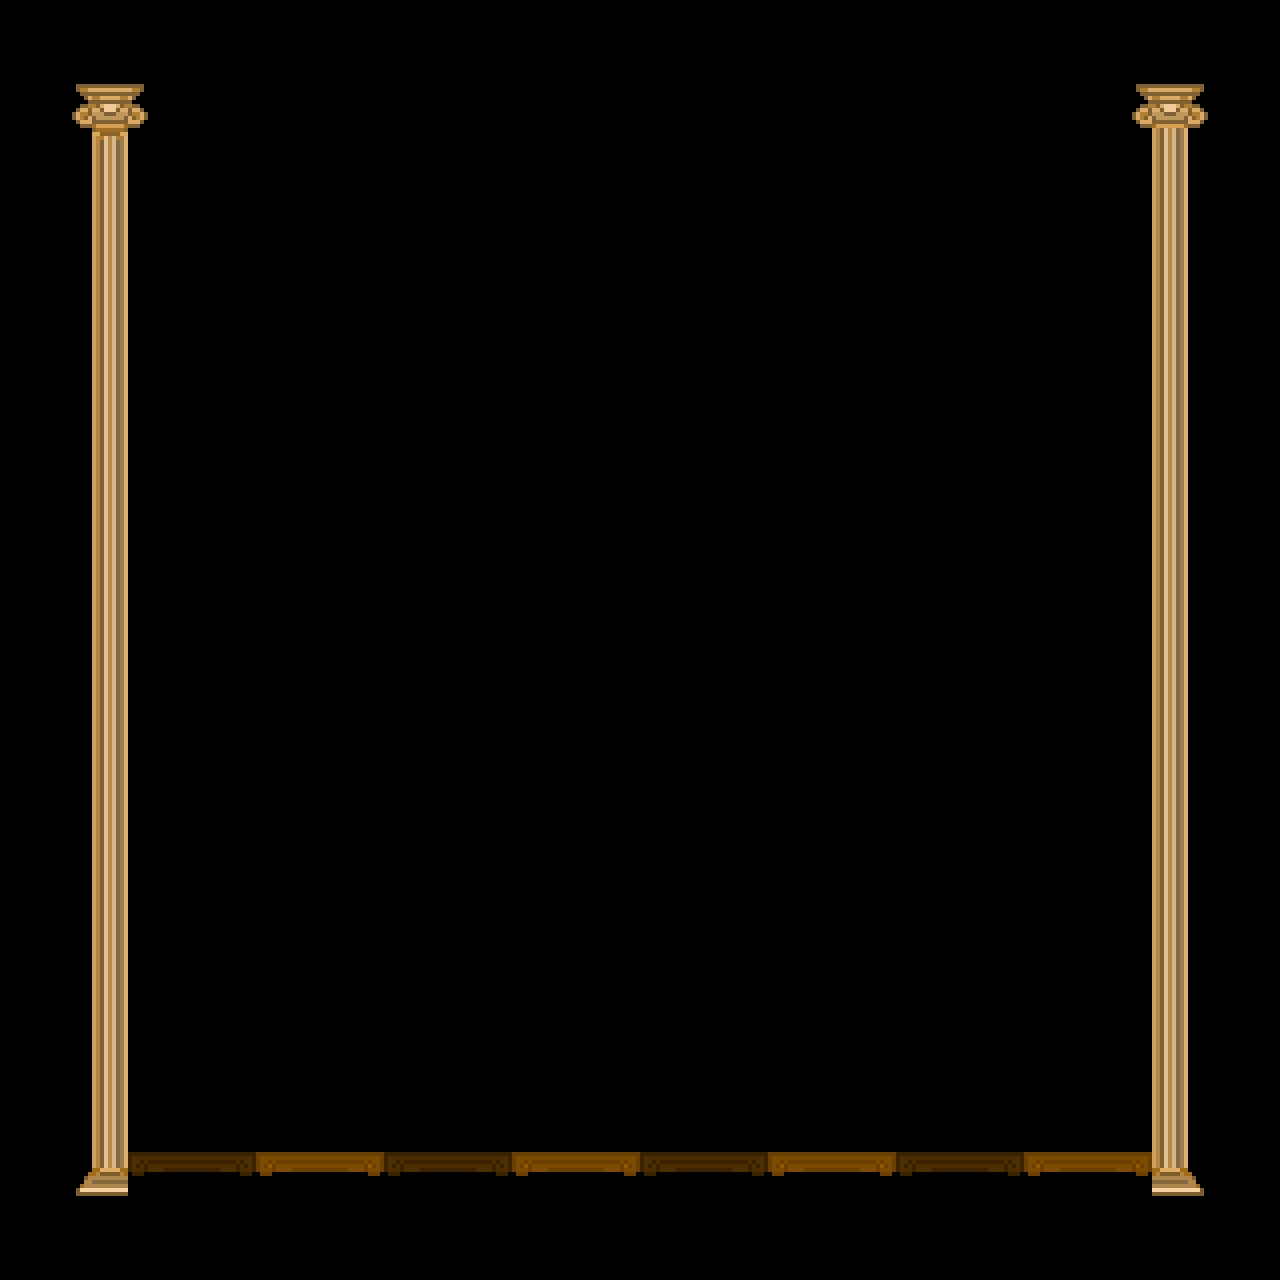

The image is a tile-based game level rendered from a .tmx file. Its description and complete source (layers, tilesets, objects, tile grids) follow:
An orthogonal 10x10 tile map with 128x128 px tiles, 1 tile layer (Tile Layer 1), 7 tilesets.

<map version="1.10" tiledversion="1.11.2" orientation="orthogonal" renderorder="right-down" width="10" height="10" tilewidth="128" tileheight="128" infinite="0" nextlayerid="2" nextobjectid="1">
 <tileset firstgid="1" name="border_top_left" tilewidth="128" tileheight="128" tilecount="4" columns="2">
  <image source="border_top_left.png" width="256" height="256" />
 </tileset>
 <tileset firstgid="5" name="V3_border_top_right" tilewidth="128" tileheight="128" tilecount="4" columns="2">
  <image source="border_top_right.png" width="256" height="256" />
 </tileset>
 <tileset firstgid="9" name="V3_border_left" tilewidth="128" tileheight="128" tilecount="4" columns="2">
  <image source="border_left.png" width="256" height="256" />
 </tileset>
 <tileset firstgid="13" name="V3_border_bottom" tilewidth="128" tileheight="128" tilecount="4" columns="2">
  <image source="border_bottom.png" width="256" height="256" />
 </tileset>
 <tileset firstgid="17" name="V3_border_bottom_left" tilewidth="128" tileheight="128" tilecount="4" columns="2">
  <image source="border_bottom_left.png" width="256" height="256" />
 </tileset>
 <tileset firstgid="21" name="V3_border_bottom_right" tilewidth="128" tileheight="128" tilecount="4" columns="2">
  <image source="border_bottom_right.png" width="256" height="256" />
 </tileset>
 <tileset firstgid="25" name="V3_border_right" tilewidth="128" tileheight="128" tilecount="4" columns="2">
  <image source="border_right.png" width="256" height="256" />
 </tileset>
 <layer id="1" name="Tile Layer 1" width="10" height="10">
  <data encoding="csv">
1,2,0,0,0,0,0,0,5,6,
3,0,0,0,0,0,0,0,0,26,
9,0,0,0,0,0,0,0,0,26,
9,0,0,0,0,0,0,0,0,26,
9,0,0,0,0,0,0,0,0,26,
9,0,0,0,0,0,0,0,0,26,
9,0,0,0,0,0,0,0,0,26,
9,0,0,0,0,0,0,0,0,26,
9,0,0,0,0,0,0,0,0,26,
19,16,15,16,15,16,15,16,15,24
</data>
 </layer>
</map>
